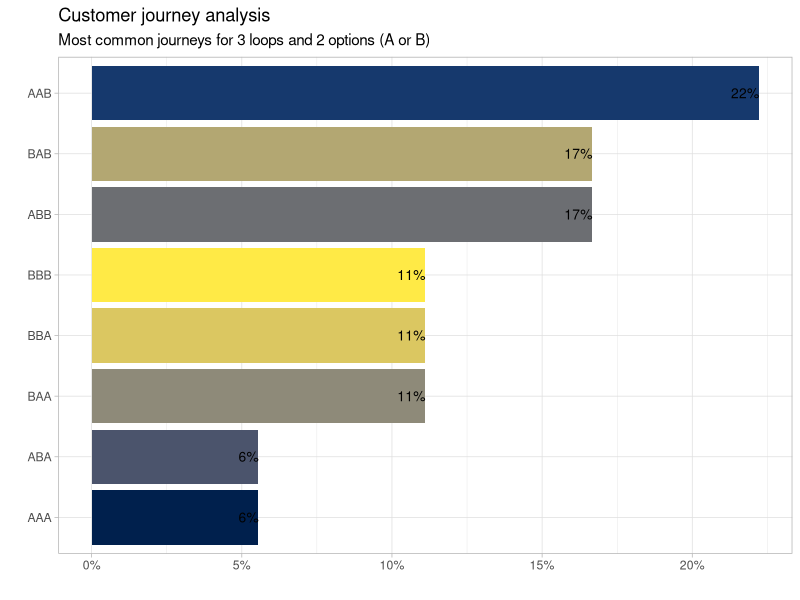
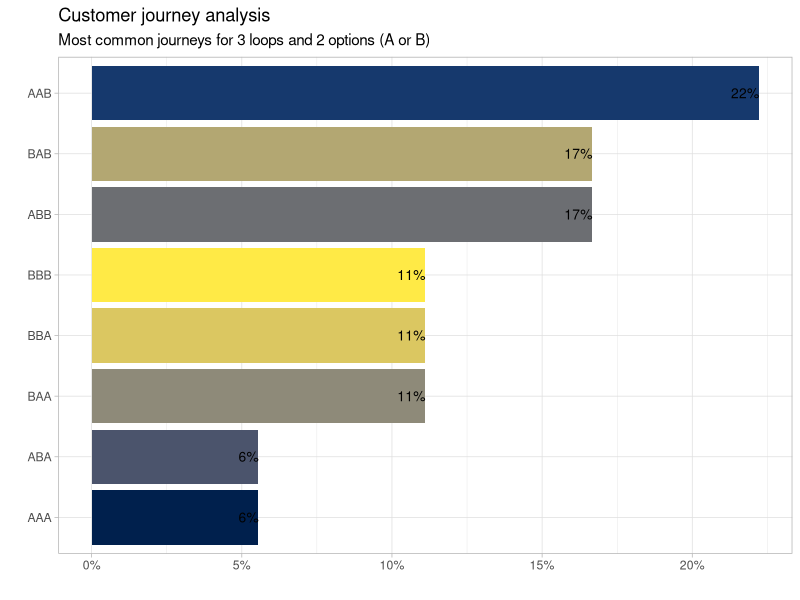

R code for these plots, in order:
#########################################################
## Evaluate frequency of customer journeys
#########################################################

## Load libraries ####
library(data.table)
library(ggplot2)
library(dplyr)
library(scales)

theme_set(theme_light())

## Test data ####

dt <- data.table(options = LETTERS[sample(1:2, 200, replace=T)],
                 b=letters[1:5],
                 ID=sample(1:100, 200, replace=T))


## Evaluation ####

dt_summary <- dt[order(b)][, .(journey = paste0(options, collapse = ""), count = .N), by = ID]


dt_summary2 <- dt_summary[, .(count_n = .N), .(journey, count)][, quota := count_n/sum(count_n), .(count)]


## Display result ####

n_loops <- 3

dt_summary2[count == n_loops, -c("count_n", "count")][order(-quota)]


## Visualization ####

dt_summary2[count == n_loops] %>% 
  ggplot(aes(x=reorder(journey, quota), 
             y = quota, 
             fill = journey, 
             label = paste0(100 *round(quota, 2), "%"))) +
  geom_col() +
  geom_text(hjust = 1, color = "black", size = 3.5) +
  scale_y_continuous(labels = scales::percent_format(accuracy = 1)) +
  scale_fill_viridis_d(option = "E") +
  theme(legend.position = "none") + 
  coord_flip() +
  labs(title = "Customer journey analysis", 
       subtitle = paste0("Most common journeys for ", n_loops, " loops and 2 options (A or B)"),
       x = "", 
       y = "")

ggsave(here::here("output", paste0(Sys.Date(), "_cust_journey.png")))


